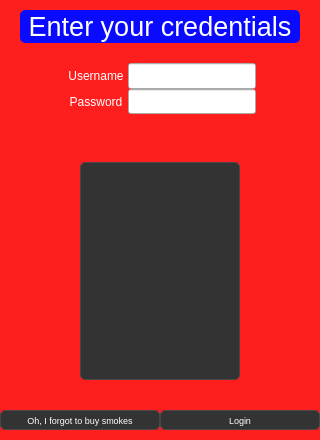
<?xml version="1.0" encoding="UTF-8"?>
<ui version="4.0">
 <class>LoginView</class>
 <widget class="QWidget" name="LoginView">
  <property name="geometry">
   <rect>
    <x>0</x>
    <y>0</y>
    <width>320</width>
    <height>440</height>
   </rect>
  </property>
  <property name="sizePolicy">
   <sizepolicy hsizetype="Fixed" vsizetype="Fixed">
    <horstretch>0</horstretch>
    <verstretch>0</verstretch>
   </sizepolicy>
  </property>
  <property name="minimumSize">
   <size>
    <width>320</width>
    <height>440</height>
   </size>
  </property>
  <property name="maximumSize">
   <size>
    <width>320</width>
    <height>452</height>
   </size>
  </property>
  <property name="mouseTracking">
   <bool>true</bool>
  </property>
  <property name="tabletTracking">
   <bool>true</bool>
  </property>
  <property name="windowTitle">
   <string>Form</string>
  </property>
  <layout class="QGridLayout" name="gridLayout_2">
   <property name="leftMargin">
    <number>0</number>
   </property>
   <property name="topMargin">
    <number>0</number>
   </property>
   <property name="rightMargin">
    <number>0</number>
   </property>
   <property name="bottomMargin">
    <number>0</number>
   </property>
   <property name="spacing">
    <number>0</number>
   </property>
   <item row="0" column="0">
    <widget class="QWidget" name="CentralWidget" native="true">
     <property name="mouseTracking">
      <bool>true</bool>
     </property>
     <property name="tabletTracking">
      <bool>true</bool>
     </property>
     <property name="styleSheet">
      <string notr="true">QWidget#CentralWidget
{
	background-color: rgb(255, 30, 30);
}
QFrame
{
	border:0 px solid;
}
QLabel
{
	color:white;
}

QPushButton
{
	background-color: rgb(51, 51, 51);
	color:white;
	border:1px solid rgb(71, 71, 71);
	border-radius:5px;
	padding-left:15px;
	padding-right:15px;
}
QPushButton:hover
{
	background-color: rgb(149, 149, 149);
	color: black;
}

QPushButton:pressed
{
	border:2px solid rgb(71, 71, 71);
	font-size: 7pt;
}</string>
     </property>
     <layout class="QGridLayout" name="gridLayout_7">
      <property name="leftMargin">
       <number>0</number>
      </property>
      <property name="topMargin">
       <number>0</number>
      </property>
      <property name="rightMargin">
       <number>0</number>
      </property>
      <property name="bottomMargin">
       <number>0</number>
      </property>
      <property name="spacing">
       <number>0</number>
      </property>
      <item row="2" column="0">
       <widget class="QFrame" name="frame_2">
        <property name="sizePolicy">
         <sizepolicy hsizetype="Preferred" vsizetype="Minimum">
          <horstretch>0</horstretch>
          <verstretch>0</verstretch>
         </sizepolicy>
        </property>
        <property name="maximumSize">
         <size>
          <width>320</width>
          <height>124</height>
         </size>
        </property>
        <property name="frameShape">
         <enum>QFrame::StyledPanel</enum>
        </property>
        <property name="frameShadow">
         <enum>QFrame::Raised</enum>
        </property>
        <layout class="QGridLayout" name="gridLayout_4">
         <property name="leftMargin">
          <number>0</number>
         </property>
         <property name="topMargin">
          <number>0</number>
         </property>
         <property name="rightMargin">
          <number>0</number>
         </property>
         <property name="bottomMargin">
          <number>0</number>
         </property>
         <property name="spacing">
          <number>0</number>
         </property>
         <item row="1" column="2">
          <spacer name="horizontalSpacer_4">
           <property name="orientation">
            <enum>Qt::Horizontal</enum>
           </property>
           <property name="sizeType">
            <enum>QSizePolicy::Fixed</enum>
           </property>
           <property name="sizeHint" stdset="0">
            <size>
             <width>64</width>
             <height>40</height>
            </size>
           </property>
          </spacer>
         </item>
         <item row="0" column="1">
          <spacer name="verticalSpacer_4">
           <property name="orientation">
            <enum>Qt::Vertical</enum>
           </property>
           <property name="sizeType">
            <enum>QSizePolicy::Fixed</enum>
           </property>
           <property name="sizeHint" stdset="0">
            <size>
             <width>20</width>
             <height>20</height>
            </size>
           </property>
          </spacer>
         </item>
         <item row="1" column="0">
          <spacer name="horizontalSpacer_3">
           <property name="orientation">
            <enum>Qt::Horizontal</enum>
           </property>
           <property name="sizeType">
            <enum>QSizePolicy::Fixed</enum>
           </property>
           <property name="sizeHint" stdset="0">
            <size>
             <width>64</width>
             <height>40</height>
            </size>
           </property>
          </spacer>
         </item>
         <item row="2" column="1">
          <spacer name="verticalSpacer_3">
           <property name="orientation">
            <enum>Qt::Vertical</enum>
           </property>
           <property name="sizeType">
            <enum>QSizePolicy::Fixed</enum>
           </property>
           <property name="sizeHint" stdset="0">
            <size>
             <width>20</width>
             <height>28</height>
            </size>
           </property>
          </spacer>
         </item>
         <item row="1" column="1">
          <widget class="QFrame" name="frame_3">
           <property name="frameShape">
            <enum>QFrame::StyledPanel</enum>
           </property>
           <property name="frameShadow">
            <enum>QFrame::Raised</enum>
           </property>
           <layout class="QGridLayout" name="gridLayout_3">
            <property name="leftMargin">
             <number>0</number>
            </property>
            <property name="topMargin">
             <number>0</number>
            </property>
            <property name="rightMargin">
             <number>0</number>
            </property>
            <property name="bottomMargin">
             <number>0</number>
            </property>
            <property name="spacing">
             <number>0</number>
            </property>
            <item row="0" column="0">
             <widget class="QLabel" name="label">
              <property name="minimumSize">
               <size>
                <width>64</width>
                <height>0</height>
               </size>
              </property>
              <property name="maximumSize">
               <size>
                <width>64</width>
                <height>16777215</height>
               </size>
              </property>
              <property name="text">
               <string>Username</string>
              </property>
              <property name="alignment">
               <set>Qt::AlignCenter</set>
              </property>
             </widget>
            </item>
            <item row="0" column="1">
             <widget class="QLineEdit" name="lineEdit">
              <property name="sizePolicy">
               <sizepolicy hsizetype="Expanding" vsizetype="Expanding">
                <horstretch>0</horstretch>
                <verstretch>0</verstretch>
               </sizepolicy>
              </property>
             </widget>
            </item>
            <item row="1" column="0">
             <widget class="QLabel" name="label_2">
              <property name="minimumSize">
               <size>
                <width>64</width>
                <height>0</height>
               </size>
              </property>
              <property name="maximumSize">
               <size>
                <width>64</width>
                <height>16777215</height>
               </size>
              </property>
              <property name="text">
               <string>Password</string>
              </property>
              <property name="alignment">
               <set>Qt::AlignCenter</set>
              </property>
             </widget>
            </item>
            <item row="1" column="1">
             <widget class="QLineEdit" name="lineEdit_2">
              <property name="sizePolicy">
               <sizepolicy hsizetype="Expanding" vsizetype="Expanding">
                <horstretch>0</horstretch>
                <verstretch>0</verstretch>
               </sizepolicy>
              </property>
              <property name="echoMode">
               <enum>QLineEdit::Password</enum>
              </property>
             </widget>
            </item>
           </layout>
          </widget>
         </item>
        </layout>
       </widget>
      </item>
      <item row="3" column="0">
       <widget class="QFrame" name="PictureContainer">
        <property name="sizePolicy">
         <sizepolicy hsizetype="Preferred" vsizetype="Expanding">
          <horstretch>0</horstretch>
          <verstretch>0</verstretch>
         </sizepolicy>
        </property>
        <property name="sizeIncrement">
         <size>
          <width>0</width>
          <height>0</height>
         </size>
        </property>
        <property name="mouseTracking">
         <bool>true</bool>
        </property>
        <property name="tabletTracking">
         <bool>true</bool>
        </property>
        <property name="frameShape">
         <enum>QFrame::StyledPanel</enum>
        </property>
        <property name="frameShadow">
         <enum>QFrame::Raised</enum>
        </property>
        <layout class="QGridLayout" name="gridLayout">
         <property name="leftMargin">
          <number>0</number>
         </property>
         <property name="topMargin">
          <number>0</number>
         </property>
         <property name="rightMargin">
          <number>0</number>
         </property>
         <property name="bottomMargin">
          <number>0</number>
         </property>
         <property name="spacing">
          <number>0</number>
         </property>
         <item row="0" column="1">
          <spacer name="verticalSpacer_2">
           <property name="orientation">
            <enum>Qt::Vertical</enum>
           </property>
           <property name="sizeType">
            <enum>QSizePolicy::Fixed</enum>
           </property>
           <property name="sizeHint" stdset="0">
            <size>
             <width>20</width>
             <height>20</height>
            </size>
           </property>
          </spacer>
         </item>
         <item row="1" column="0">
          <spacer name="horizontalSpacer">
           <property name="orientation">
            <enum>Qt::Horizontal</enum>
           </property>
           <property name="sizeType">
            <enum>QSizePolicy::Fixed</enum>
           </property>
           <property name="sizeHint" stdset="0">
            <size>
             <width>80</width>
             <height>20</height>
            </size>
           </property>
          </spacer>
         </item>
         <item row="2" column="1">
          <spacer name="verticalSpacer">
           <property name="orientation">
            <enum>Qt::Vertical</enum>
           </property>
           <property name="sizeType">
            <enum>QSizePolicy::Fixed</enum>
           </property>
           <property name="sizeHint" stdset="0">
            <size>
             <width>20</width>
             <height>20</height>
            </size>
           </property>
          </spacer>
         </item>
         <item row="1" column="2">
          <spacer name="horizontalSpacer_2">
           <property name="orientation">
            <enum>Qt::Horizontal</enum>
           </property>
           <property name="sizeType">
            <enum>QSizePolicy::Fixed</enum>
           </property>
           <property name="sizeHint" stdset="0">
            <size>
             <width>80</width>
             <height>20</height>
            </size>
           </property>
          </spacer>
         </item>
         <item row="1" column="1">
          <widget class="QPushButton" name="pushButton">
           <property name="sizePolicy">
            <sizepolicy hsizetype="Expanding" vsizetype="Expanding">
             <horstretch>0</horstretch>
             <verstretch>0</verstretch>
            </sizepolicy>
           </property>
           <property name="minimumSize">
            <size>
             <width>64</width>
             <height>218</height>
            </size>
           </property>
           <property name="styleSheet">
            <string notr="true">border-image: url(:/new/prefix1/Ressources/Prince pakke.jpg);</string>
           </property>
           <property name="text">
            <string/>
           </property>
          </widget>
         </item>
        </layout>
       </widget>
      </item>
      <item row="4" column="0">
       <widget class="QFrame" name="frame">
        <property name="mouseTracking">
         <bool>true</bool>
        </property>
        <property name="tabletTracking">
         <bool>true</bool>
        </property>
        <property name="frameShape">
         <enum>QFrame::StyledPanel</enum>
        </property>
        <property name="frameShadow">
         <enum>QFrame::Raised</enum>
        </property>
        <layout class="QGridLayout" name="gridLayout_5">
         <property name="leftMargin">
          <number>0</number>
         </property>
         <property name="topMargin">
          <number>0</number>
         </property>
         <property name="rightMargin">
          <number>0</number>
         </property>
         <property name="bottomMargin">
          <number>0</number>
         </property>
         <property name="spacing">
          <number>0</number>
         </property>
         <item row="1" column="1" rowspan="4">
          <widget class="QFrame" name="MainButtonsContainer">
           <property name="frameShape">
            <enum>QFrame::StyledPanel</enum>
           </property>
           <property name="frameShadow">
            <enum>QFrame::Raised</enum>
           </property>
           <layout class="QGridLayout" name="gridLayout_6">
            <property name="leftMargin">
             <number>0</number>
            </property>
            <property name="topMargin">
             <number>0</number>
            </property>
            <property name="rightMargin">
             <number>0</number>
            </property>
            <property name="bottomMargin">
             <number>0</number>
            </property>
            <property name="spacing">
             <number>0</number>
            </property>
            <item row="0" column="1">
             <widget class="QPushButton" name="pushButton_3">
              <property name="sizePolicy">
               <sizepolicy hsizetype="Minimum" vsizetype="Expanding">
                <horstretch>0</horstretch>
                <verstretch>0</verstretch>
               </sizepolicy>
              </property>
              <property name="minimumSize">
               <size>
                <width>160</width>
                <height>0</height>
               </size>
              </property>
              <property name="maximumSize">
               <size>
                <width>160</width>
                <height>16777215</height>
               </size>
              </property>
              <property name="font">
               <font>
                <pointsize>7</pointsize>
               </font>
              </property>
              <property name="text">
               <string>Login</string>
              </property>
             </widget>
            </item>
            <item row="0" column="0">
             <widget class="QPushButton" name="pushButton_2">
              <property name="sizePolicy">
               <sizepolicy hsizetype="Minimum" vsizetype="Expanding">
                <horstretch>0</horstretch>
                <verstretch>0</verstretch>
               </sizepolicy>
              </property>
              <property name="minimumSize">
               <size>
                <width>160</width>
                <height>0</height>
               </size>
              </property>
              <property name="maximumSize">
               <size>
                <width>160</width>
                <height>16777215</height>
               </size>
              </property>
              <property name="font">
               <font>
                <pointsize>7</pointsize>
               </font>
              </property>
              <property name="text">
               <string>Oh, I forgot to buy smokes</string>
              </property>
             </widget>
            </item>
           </layout>
          </widget>
         </item>
         <item row="0" column="1">
          <spacer name="verticalSpacer_6">
           <property name="orientation">
            <enum>Qt::Vertical</enum>
           </property>
           <property name="sizeType">
            <enum>QSizePolicy::Fixed</enum>
           </property>
           <property name="sizeHint" stdset="0">
            <size>
             <width>20</width>
             <height>10</height>
            </size>
           </property>
          </spacer>
         </item>
         <item row="4" column="3">
          <spacer name="horizontalSpacer_6">
           <property name="orientation">
            <enum>Qt::Horizontal</enum>
           </property>
           <property name="sizeType">
            <enum>QSizePolicy::Expanding</enum>
           </property>
           <property name="sizeHint" stdset="0">
            <size>
             <width>85</width>
             <height>20</height>
            </size>
           </property>
          </spacer>
         </item>
         <item row="5" column="1">
          <spacer name="verticalSpacer_5">
           <property name="orientation">
            <enum>Qt::Vertical</enum>
           </property>
           <property name="sizeType">
            <enum>QSizePolicy::Fixed</enum>
           </property>
           <property name="sizeHint" stdset="0">
            <size>
             <width>20</width>
             <height>10</height>
            </size>
           </property>
          </spacer>
         </item>
         <item row="4" column="0">
          <spacer name="horizontalSpacer_5">
           <property name="orientation">
            <enum>Qt::Horizontal</enum>
           </property>
           <property name="sizeType">
            <enum>QSizePolicy::Expanding</enum>
           </property>
           <property name="sizeHint" stdset="0">
            <size>
             <width>64</width>
             <height>20</height>
            </size>
           </property>
          </spacer>
         </item>
        </layout>
       </widget>
      </item>
      <item row="1" column="0">
       <widget class="QFrame" name="titleContainer">
        <property name="frameShape">
         <enum>QFrame::StyledPanel</enum>
        </property>
        <property name="frameShadow">
         <enum>QFrame::Raised</enum>
        </property>
        <layout class="QGridLayout" name="gridLayout_8">
         <property name="leftMargin">
          <number>0</number>
         </property>
         <property name="topMargin">
          <number>0</number>
         </property>
         <property name="rightMargin">
          <number>0</number>
         </property>
         <property name="bottomMargin">
          <number>0</number>
         </property>
         <property name="spacing">
          <number>0</number>
         </property>
         <item row="0" column="1">
          <widget class="QLabel" name="titleLabel">
           <property name="font">
            <font>
             <pointsize>20</pointsize>
            </font>
           </property>
           <property name="styleSheet">
            <string notr="true">QLabel#titleLabel
{
	background-color: rgb(10, 10, 255);
	border:1px solid rgb(10, 10, 255);
	border-radius: 5px;
}</string>
           </property>
           <property name="text">
            <string>Enter your credentials</string>
           </property>
           <property name="alignment">
            <set>Qt::AlignCenter</set>
           </property>
          </widget>
         </item>
         <item row="0" column="0">
          <spacer name="horizontalSpacer_7">
           <property name="orientation">
            <enum>Qt::Horizontal</enum>
           </property>
           <property name="sizeType">
            <enum>QSizePolicy::Fixed</enum>
           </property>
           <property name="sizeHint" stdset="0">
            <size>
             <width>20</width>
             <height>20</height>
            </size>
           </property>
          </spacer>
         </item>
         <item row="0" column="2">
          <spacer name="horizontalSpacer_8">
           <property name="orientation">
            <enum>Qt::Horizontal</enum>
           </property>
           <property name="sizeType">
            <enum>QSizePolicy::Fixed</enum>
           </property>
           <property name="sizeHint" stdset="0">
            <size>
             <width>20</width>
             <height>20</height>
            </size>
           </property>
          </spacer>
         </item>
        </layout>
       </widget>
      </item>
      <item row="0" column="0">
       <spacer name="verticalSpacer_7">
        <property name="orientation">
         <enum>Qt::Vertical</enum>
        </property>
        <property name="sizeType">
         <enum>QSizePolicy::Fixed</enum>
        </property>
        <property name="sizeHint" stdset="0">
         <size>
          <width>20</width>
          <height>10</height>
         </size>
        </property>
       </spacer>
      </item>
     </layout>
    </widget>
   </item>
  </layout>
 </widget>
 <resources/>
 <connections>
  <connection>
   <sender>pushButton_2</sender>
   <signal>clicked()</signal>
   <receiver>LoginView</receiver>
   <slot>close()</slot>
   <hints>
    <hint type="sourcelabel">
     <x>88</x>
     <y>421</y>
    </hint>
    <hint type="destinationlabel">
     <x>418</x>
     <y>388</y>
    </hint>
   </hints>
  </connection>
 </connections>
</ui>
